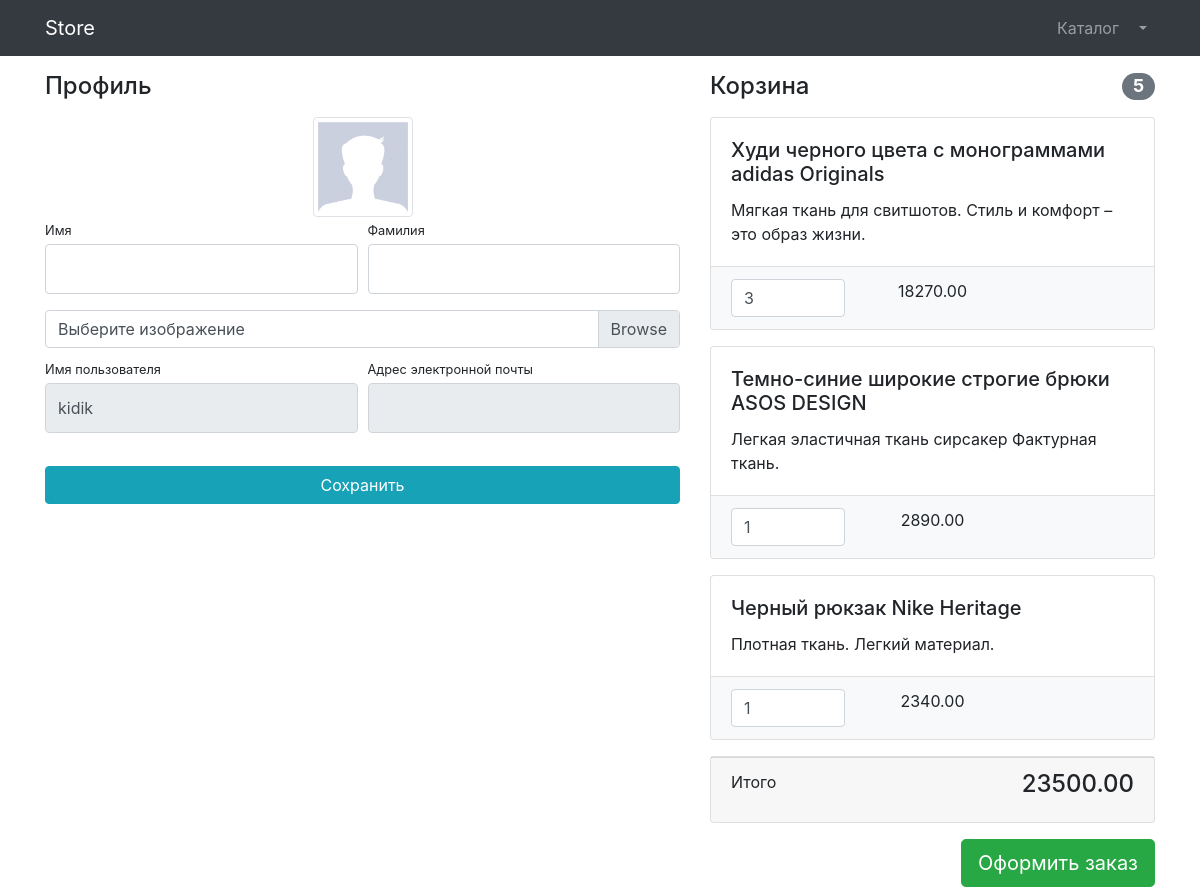
Screenshot of /users/profile/ (signed in) with the database file from the repository.
### users/models.py (models this page shows)
class User(AbstractUser):
    image = models.ImageField(upload_to='users_images', null=True, blank=True)

### products/models.py (models this page shows, shortened)
class Basket(models.Model):
    user = models.ForeignKey(to=User, on_delete=models.CASCADE)
    product = models.ForeignKey(to=Product, on_delete=models.CASCADE)
    quantity = models.PositiveSmallIntegerField(default=0)
    created_timestamp  = models.DateTimeField(auto_now_add=True)
    objects = BasketQuerySet.as_manager()
    def sum(self):
        return self.quantity * self.product.price

class Product(models.Model):
    name = models.CharField(max_length=256, unique=True)
    description = models.TextField()
    price = models.DecimalField(max_digits=8, decimal_places=2)
    quantity = models.PositiveIntegerField(default=0)
    image = models.ImageField(upload_to='products_images')
    category = models.ForeignKey(ProductCategory, on_delete=models.CASCADE)
    class Meta:
        verbose_name = 'Product'
        verbose_name_plural = 'Products'

### users/views.py (the view)
# urls.py: path('profile/', profile, name='profile'),
@login_required
def profile(request):
    if request.method == 'POST':
        form = UserProfileForm(instance=request.user, data=request.POST, files=request.FILES)
        if form.is_valid():
            form.save()
            return HttpResponseRedirect(reverse('users:profile'))
        else:
            print(form.errors)
    else:
        form = UserProfileForm(instance=request.user)
    context = {'title': 'Store - Профиль',
               'form': form,
               'baskets': Basket.objects.filter(user=request.user),
               }
    return render(request, 'users/profile.html', context)

### users/forms.py
class UserProfileForm(UserChangeForm):
    first_name = forms.CharField(widget=forms.TextInput(attrs={
        'class': 'form-control py-4'}))
    last_name = forms.CharField(widget=forms.TextInput(attrs={
        'class': 'form-control py-4'}))
    image = forms.ImageField(widget=forms.FileInput(attrs={
        'class': 'custom-file-input'}), required=False)
    username = forms.CharField(widget=forms.TextInput(attrs={
        'class': 'form-control py-4', 'readonly': True}))
    email = forms.CharField(widget=forms.TextInput(attrs={
        'class': 'form-control py-4', 'readonly': True}))
    class Meta:
        model = User
        fields = ('first_name', 'last_name', 'email', 'image', 'username')

### products/models.py (called while the page is built)
    def total_sum(self):
        return sum(basket.sum() for basket in self)

    def total_quantity(self):
        return sum(basket.quantity for basket in self)

### users/templates/users/profile.html (shortened to what this page needs)
{% extends 'products/base.html'%}
{% load static %}
{% block css %}
	 <link href="{% static 'vendor/css/profile.css' %}" rel="stylesheet">
{% endblock %}
{% block content %}
	<div class="container">
    <div class="row">
        <div class="col-lg-7">
            <h4 class="mt-3 mb-3">Профиль</h4>
            <div class="col-lg-12 text-center">
                <img width="100" height="100"
                     src="{% if user.image %} {{ user.image.url }} {% else %} {% static 'vendor/img/users/default_avatar.jpg' %} {% endif %}"
                     class="img-thumbnail">
            </div>
            <form action="{% url 'users:profile'%}" method="post" enctype="multipart/form-data">
                <div class="form-row">
                    <div class="col-lg-6">
                        <div class="form-group">
                            <label class="small mb-1" for="{{ form.first_name.id_for_label }}">Имя</label>
                            {{ form.first_name }}
                        </div>
                    </div>
                    <div class="col-lg-6">
                        <div class="form-group">
                            <label class="small mb-1" for="{{ form.last_name.id_for_label }}">Фамилия</label>
                            {{ form.last_name }}
                        </div>
                    </div>
                </div>
                <div class="form-row mb-2">
                    <div class="col-lg-12">
                        <div class="custom-file">
                            <label class="custom-file-label" for="{{ form.image.id_for_label }}">Выберите изображение</label>
                        </div>
                    </div>
                </div>
                <div class="form-row">
                    <div class="col-lg-6">
                        <label class="small mb-1" for="{{ form.username.id_for_label }}">Имя пользователя</label>
                        {{ form.username }}
                    </div>
                    <div class="col-lg-6">
                        <label class="small mb-1" for="{{ form.email.id_for_label }}">Адрес электронной
                            почты</label>
                        {{ form.email }}
                    </div>
                </div>
                <div class="form-row">
                    <div class="col-lg-12" style="margin-top: 33px;">
                        <input class="btn btn-info btn-block" type="submit" value="Сохранить">
                    </div>
                </div>
            </form>
        </div>
        <div class="col-lg-5">
            {% include 'products/baskets.html' %}
        </div>
    </div>
</div>
{% endblock %}

### products/templates/products/baskets.html (shortened to what this page needs)
{% if baskets %}
    <h4 class="mt-3 mb-3 d-flex justify-content-between align-items-center mb-3">
                Корзина <span class="badge badge-secondary badge-pill">{{ baskets.total_quantity }}</span>
            </h4>
    {% for basket in baskets %}
        <div class="card mb-3">
                    <div class="card-body">
                        <h5 class="card-title">{{ basket.product.name }}</h5>
                        <p class="card-text">{{ basket.product.description }}</p>
                    </div>
                    <ul class="list-group list-group-flush">
                        <li class="list-group-item bg-light">
                            <div class="row text-center">
                                <div class="col-lg-4">
                                    <input name="basketID" type="number" class="form-control"
                                           value="{{ basket.quantity }}" min="0">
                                </div>
                                <div class="col-lg-4">{{ basket.sum }}</div>
                                <div class="col-lg-4">
                                </div>
                            </div>
                        </li>
                    </ul>
                </div>
    {% endfor %}
    <div class="card mb-3">
                    <div class="card-footer">
                        <p class="float-left">Итого</p>
                        <h4 class="float-right">{{ baskets.total_sum }}</h4>
                    </div>
                </div>
    <a class="btn btn-success btn-lg float-right" href="../orders/order-create.html">
                    Оформить заказ
                </a>
{% else %}
    <h4 class="mt-3 mb-3 text-center">
                Корзина пуста
    </h4>
{% endif %}

### rows the page displays
User: username "kidik"
Basket: total_quantity "5", product.name "Худи черного цвета с монограммами adidas Originals", product.description "Мягкая ткань для свитшотов. Стиль и комфорт – это образ жизни.", basketID "3", sum "18270.00", total_sum "23500.00"
Basket: product.name "Темно-синие широкие строгие брюки ASOS DESIGN", product.description "Легкая эластичная ткань сирсакер Фактурная ткань.", basketID "1", sum "2890.00"
Basket: product.name "Черный рюкзак Nike Heritage", product.description "Плотная ткань. Легкий материал.", basketID "1", sum "2340.00"
